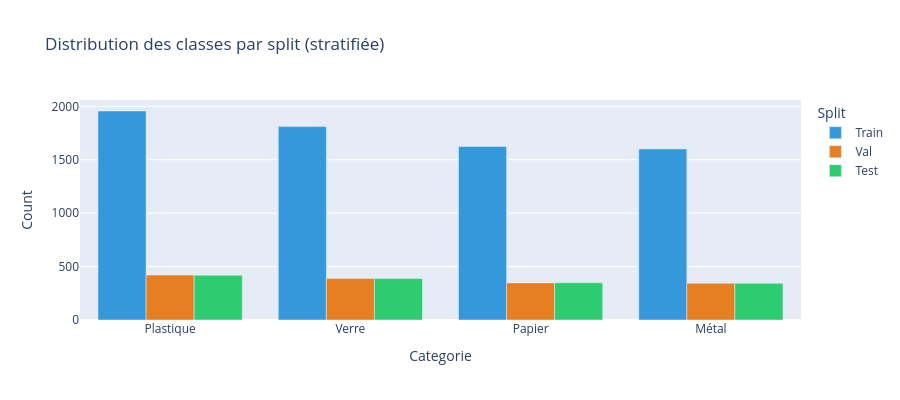

The notebook cell saved with this chart:
### Code cell
splits_data = []
for split_name, split_y in [("Train", y_train), ("Val", y_val), ("Test", y_test)]:
    for cat, count in split_y.value_counts().items():
        splits_data.append({"Split": split_name, "Categorie": cat, "Count": count})

df_splits_viz = pd.DataFrame(splits_data)
fig_split = px.bar(
    df_splits_viz,
    x="Categorie", y="Count", color="Split", barmode="group",
    title="Distribution des classes par split (stratifiée)",
    color_discrete_sequence=["#3498db", "#e67e22", "#2ecc71"],
    height=400
)
fig_split.show()

### Figure 1 — Plotly figure (JSON) as saved in the notebook; plotly's stock layout.template omitted (floating-point values rounded to 4 significant figures)
{"data": [{"alignmentgroup": "True", "hovertemplate": "Split=Train<br>Categorie=%{x}<br>Count=%{y}<extra></extra>", "legendgroup": "Train", "marker": {"color": "#3498db", "pattern": {"shape": ""}}, "name": "Train", "offsetgroup": "Train", "orientation": "v", "showlegend": true, "textposition": "auto", "type": "bar", "x": ["Plastique", "Verre", "Papier", "Métal"], "xaxis": "x", "y": [1956, 1810, 1623, 1601], "yaxis": "y"}, {"alignmentgroup": "True", "hovertemplate": "Split=Val<br>Categorie=%{x}<br>Count=%{y}<extra></extra>", "legendgroup": "Val", "marker": {"color": "#e67e22", "pattern": {"shape": ""}}, "name": "Val", "offsetgroup": "Val", "orientation": "v", "showlegend": true, "textposition": "auto", "type": "bar", "x": ["Plastique", "Verre", "Papier", "Métal"], "xaxis": "x", "y": [420, 388, 347, 343], "yaxis": "y"}, {"alignmentgroup": "True", "hovertemplate": "Split=Test<br>Categorie=%{x}<br>Count=%{y}<extra></extra>", "legendgroup": "Test", "marker": {"color": "#2ecc71", "pattern": {"shape": ""}}, "name": "Test", "offsetgroup": "Test", "orientation": "v", "showlegend": true, "textposition": "auto", "type": "bar", "x": ["Plastique", "Verre", "Papier", "Métal"], "xaxis": "x", "y": [419, 388, 348, 343], "yaxis": "y"}], "layout": {"barmode": "group", "height": 400, "legend": {"title": {"text": "Split"}, "tracegroupgap": 0}, "title": {"text": "Distribution des classes par split (stratifiée)"}, "xaxis": {"anchor": "y", "domain": [0, 1], "title": {"text": "Categorie"}}, "yaxis": {"anchor": "x", "domain": [0, 1], "title": {"text": "Count"}}}}
